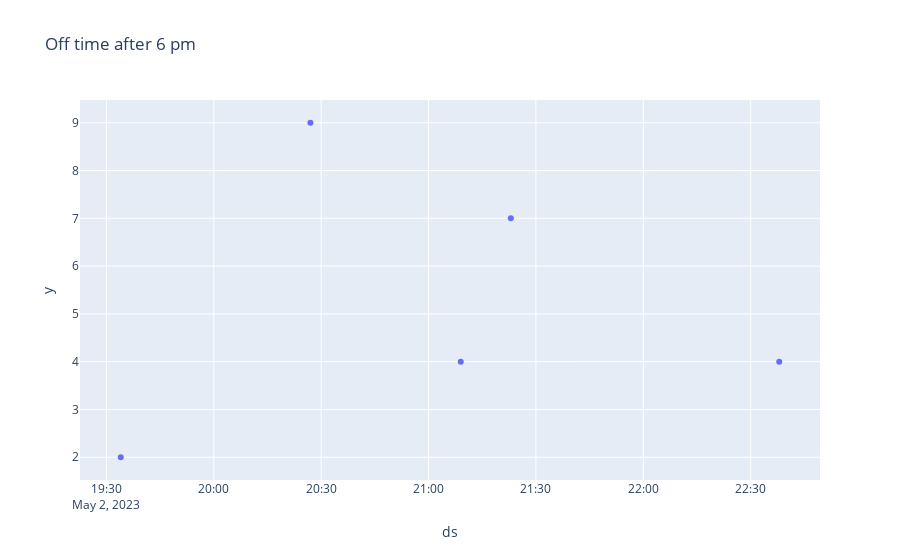

The code cell stored with this chart in its notebook:
### Markdown cell above
### 근무 외 시간(18시 이후)

### Code cell
# 근무 외 시간(18시 이후)
off_time_after_18 = gen_df[(gen_df['ds'] >= '2023-05-02 19:00:00')].sample(n=5, random_state=42)

# check anomal data
off_time_after_18['true'] = 1

print( off_time_after_18.shape )

print( 
    f'''
    max : {np.max(off_time_after_18.y)}
    min : {np.min(off_time_after_18.y)}      
    ''')

fig = px.scatter( off_time_after_18, x='ds', y='y', title='Off time after 6 pm' )
fig.show()
off_time_after_18

### Figure 1 — Plotly figure (JSON) as saved in the notebook; plotly's stock layout.template omitted (floating-point values rounded to 4 significant figures)
{"data": [{"hovertemplate": "ds=%{x}<br>y=%{y}<extra></extra>", "legendgroup": "", "marker": {"color": "#636efa", "symbol": "circle"}, "mode": "markers", "name": "", "orientation": "v", "showlegend": false, "type": "scatter", "x": ["2023-05-02T19:34:00", "2023-05-02T21:09:00", "2023-05-02T20:27:00", "2023-05-02T21:23:00", "2023-05-02T22:38:00"], "xaxis": "x", "y": [2, 4, 9, 7, 4], "yaxis": "y"}], "layout": {"legend": {"tracegroupgap": 0}, "title": {"text": "Off time after 6 pm"}, "xaxis": {"anchor": "y", "domain": [0, 1], "title": {"text": "ds"}}, "yaxis": {"anchor": "x", "domain": [0, 1], "title": {"text": "y"}}}}
